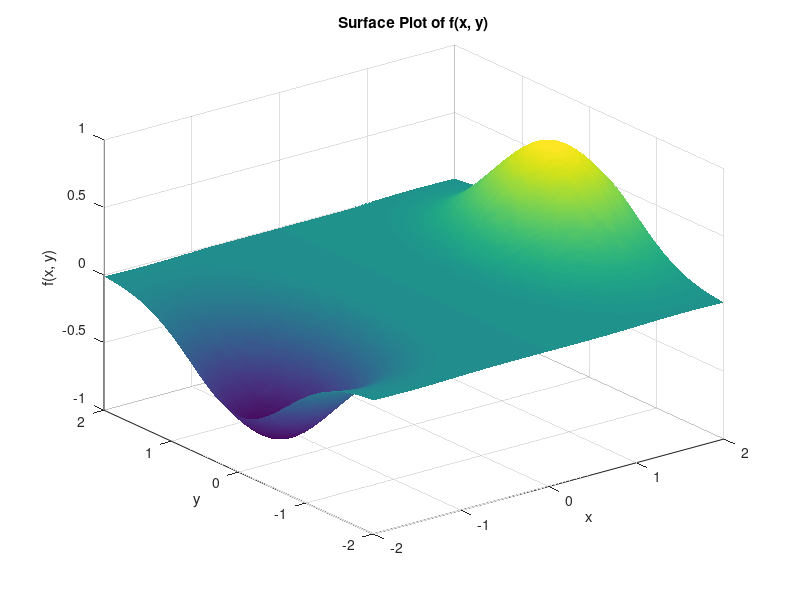
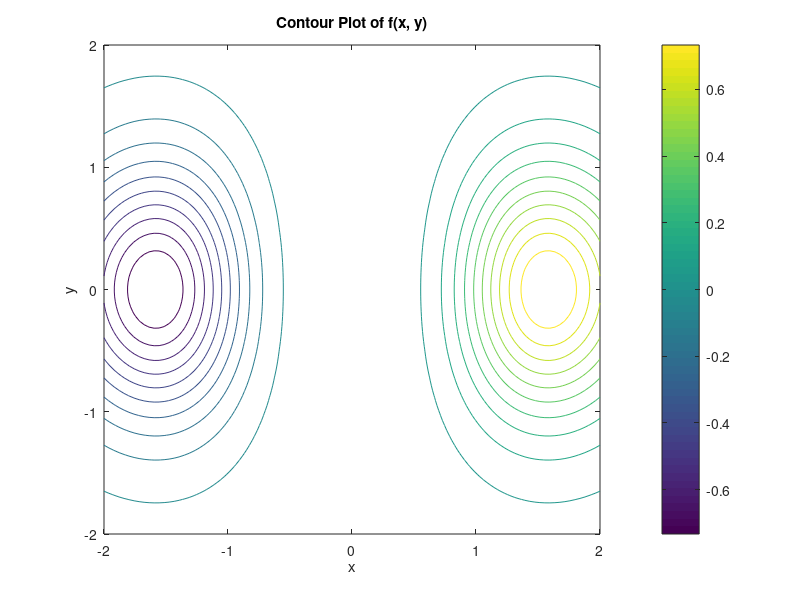

The MATLAB source for these figures, in order:
% Δημιουργία πλέγματος x και y
x = linspace(-2, 2, 100); % Τιμές x από -2 έως 2
y = linspace(-2, 2, 100); % Τιμές y από -2 έως 2
[X, Y] = meshgrid(x, y); % Πλέγμα σημείων

% Υπολογισμός της συνάρτησης f(x, y)
Z = X.^5 .* exp(-(X.^2 + Y.^2));

% Πρώτο γράφημα: Surface Plot
figure; % Δημιουργία νέου παραθύρου
surf(X, Y, Z); % Σχεδίαση 3D επιφάνειας
shading interp; % Ομαλή απόδοση χρώματος
colormap('viridis'); % Επιλογή χρωματικής κλίμακας
title('Surface Plot of f(x, y)');
xlabel('x'); ylabel('y'); zlabel('f(x, y)');

% Δεύτερο γράφημα: Contour Plot
figure; % Δημιουργία νέου παραθύρου
contour(X, Y, Z, 20); % Σχεδίαση ισοϋψών καμπυλών
colormap('viridis'); % Επιλογή χρωματικής κλίμακας
colorbar; % Προσθήκη έγχρωμης γραμμής τιμών
title('Contour Plot of f(x, y)');
xlabel('x'); ylabel('y');
